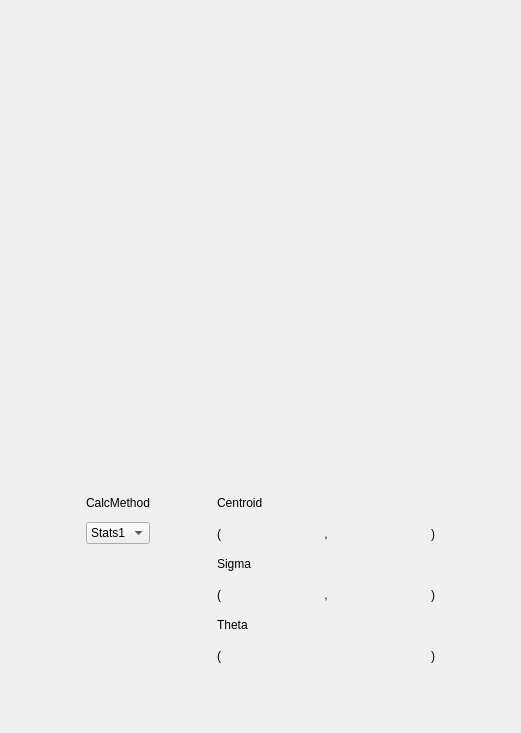
     <widget class="QWidget" name="Scrn41">
      <attribute name="title">
       <string> Scrn 4.1 </string>
      </attribute>
      <layout class="QVBoxLayout" name="verticalLayout_14">
       <item>
        <spacer name="verticalSpacer_10">
         <property name="orientation">
          <enum>Qt::Vertical</enum>
         </property>
         <property name="sizeHint" stdset="0">
          <size>
           <width>20</width>
           <height>40</height>
          </size>
         </property>
        </spacer>
       </item>
       <item>
        <widget class="QWidget" name="widget_Scrn41" native="true">
         <property name="minimumSize">
          <size>
           <width>0</width>
           <height>0</height>
          </size>
         </property>
         <layout class="QGridLayout" name="gridLayout_3">
          <property name="leftMargin">
           <number>0</number>
          </property>
          <property name="topMargin">
           <number>0</number>
          </property>
          <property name="rightMargin">
           <number>0</number>
          </property>
          <property name="bottomMargin">
           <number>0</number>
          </property>
          <item row="2" column="0" rowspan="3" colspan="2">
           <widget class="QWidget" name="widget_Calculations_Scrn41" native="true">
            <layout class="QGridLayout" name="gridLayout_71">
             <property name="horizontalSpacing">
              <number>0</number>
             </property>
             <item row="5" column="4" colspan="4">
              <widget class="QFrame" name="frame_Orientation_Scrn41">
               <property name="minimumSize">
                <size>
                 <width>100</width>
                 <height>35</height>
                </size>
               </property>
               <property name="frameShape">
                <enum>QFrame::NoFrame</enum>
               </property>
               <property name="frameShadow">
                <enum>QFrame::Raised</enum>
               </property>
               <widget class="PyDMLabel" name="PyDMLabel_Stats2Orientation_Scrn41">
                <property name="geometry">
                 <rect>
                  <x>80</x>
                  <y>10</y>
                  <width>80</width>
                  <height>18</height>
                 </rect>
                </property>
                <property name="toolTip">
                 <string/>
                </property>
                <property name="whatsThis">
                 <string/>
                </property>
                <property name="alignment">
                 <set>Qt::AlignCenter</set>
                </property>
               </widget>
               <widget class="PyDMLabel" name="PyDMLabel_Stats1Orientation_Scrn41">
                <property name="geometry">
                 <rect>
                  <x>80</x>
                  <y>10</y>
                  <width>80</width>
                  <height>18</height>
                 </rect>
                </property>
                <property name="toolTip">
                 <string/>
                </property>
                <property name="whatsThis">
                 <string/>
                </property>
                <property name="alignment">
                 <set>Qt::AlignCenter</set>
                </property>
               </widget>
              </widget>
             </item>
             <item row="3" column="8">
              <widget class="QLabel" name="label_1_30">
               <property name="styleSheet">
                <string notr="true">font: 14pt &quot;Ubuntu&quot;;</string>
               </property>
               <property name="text">
                <string>)</string>
               </property>
              </widget>
             </item>
             <item row="5" column="8">
              <widget class="QLabel" name="label_1_37">
               <property name="styleSheet">
                <string notr="true">font: 14pt &quot;Ubuntu&quot;;</string>
               </property>
               <property name="text">
                <string>)</string>
               </property>
              </widget>
             </item>
             <item row="0" column="1">
              <widget class="QLabel" name="label_CalcMethod_Scrn41">
               <property name="text">
                <string>CalcMethod</string>
               </property>
              </widget>
             </item>
             <item row="3" column="4">
              <widget class="QFrame" name="frame_SigmaX_Scrn41">
               <property name="minimumSize">
                <size>
                 <width>100</width>
                 <height>35</height>
                </size>
               </property>
               <property name="frameShape">
                <enum>QFrame::NoFrame</enum>
               </property>
               <property name="frameShadow">
                <enum>QFrame::Raised</enum>
               </property>
               <widget class="PyDMLabel" name="PyDMLabel_Stats2SigmaX_Scrn41">
                <property name="geometry">
                 <rect>
                  <x>10</x>
                  <y>10</y>
                  <width>80</width>
                  <height>18</height>
                 </rect>
                </property>
                <property name="toolTip">
                 <string/>
                </property>
                <property name="whatsThis">
                 <string/>
                </property>
               </widget>
               <widget class="PyDMLabel" name="PyDMLabel_Stats1SigmaX_Scrn41">
                <property name="geometry">
                 <rect>
                  <x>10</x>
                  <y>10</y>
                  <width>80</width>
                  <height>18</height>
                 </rect>
                </property>
                <property name="toolTip">
                 <string/>
                </property>
                <property name="whatsThis">
                 <string/>
                </property>
               </widget>
              </widget>
             </item>
             <item row="1" column="7">
              <widget class="QFrame" name="frame_CentroidY_Scrn41">
               <property name="minimumSize">
                <size>
                 <width>100</width>
                 <height>35</height>
                </size>
               </property>
               <property name="frameShape">
                <enum>QFrame::NoFrame</enum>
               </property>
               <property name="frameShadow">
                <enum>QFrame::Raised</enum>
               </property>
               <widget class="PyDMLabel" name="PyDMLabel_Stats1CentroidY_Scrn41">
                <property name="geometry">
                 <rect>
                  <x>10</x>
                  <y>10</y>
                  <width>80</width>
                  <height>18</height>
                 </rect>
                </property>
                <property name="toolTip">
                 <string/>
                </property>
                <property name="whatsThis">
                 <string/>
                </property>
               </widget>
               <widget class="PyDMLabel" name="PyDMLabel_Stats2CentroidY_Scrn41">
                <property name="geometry">
                 <rect>
                  <x>10</x>
                  <y>10</y>
                  <width>80</width>
                  <height>18</height>
                 </rect>
                </property>
                <property name="toolTip">
                 <string/>
                </property>
                <property name="whatsThis">
                 <string/>
                </property>
               </widget>
              </widget>
             </item>
             <item row="4" column="3" colspan="6">
              <widget class="QLabel" name="label_Theta_Scrn41">
               <property name="text">
                <string>Theta</string>
               </property>
              </widget>
             </item>
             <item row="3" column="6">
              <widget class="QLabel" name="label_1_42">
               <property name="styleSheet">
                <string notr="true">font: 14pt &quot;Ubuntu&quot;;</string>
               </property>
               <property name="text">
                <string> , </string>
               </property>
              </widget>
             </item>
             <item row="0" column="3" colspan="6">
              <widget class="QLabel" name="label_Centroid_Scrn41">
               <property name="text">
                <string>Centroid</string>
               </property>
              </widget>
             </item>
             <item row="3" column="7">
              <widget class="QFrame" name="frame_SigmaY_Scrn41">
               <property name="minimumSize">
                <size>
                 <width>100</width>
                 <height>35</height>
                </size>
               </property>
               <property name="frameShape">
                <enum>QFrame::NoFrame</enum>
               </property>
               <property name="frameShadow">
                <enum>QFrame::Raised</enum>
               </property>
               <widget class="PyDMLabel" name="PyDMLabel_Stats2SigmaY_Scrn41">
                <property name="geometry">
                 <rect>
                  <x>10</x>
                  <y>10</y>
                  <width>80</width>
                  <height>18</height>
                 </rect>
                </property>
                <property name="toolTip">
                 <string/>
                </property>
                <property name="whatsThis">
                 <string/>
                </property>
               </widget>
               <widget class="PyDMLabel" name="PyDMLabel_Stats1SigmaY_Scrn41">
                <property name="geometry">
                 <rect>
                  <x>10</x>
                  <y>10</y>
                  <width>80</width>
                  <height>18</height>
                 </rect>
                </property>
                <property name="toolTip">
                 <string/>
                </property>
                <property name="whatsThis">
                 <string/>
                </property>
               </widget>
              </widget>
             </item>
             <item row="1" column="1">
              <widget class="PyDMEnumComboBox" name="PyDMEnumComboBox_CalcMethod_Scrn41">
               <property name="enabled">
                <bool>true</bool>
               </property>
               <property name="sizePolicy">
                <sizepolicy hsizetype="Preferred" vsizetype="Maximum">
                 <horstretch>0</horstretch>
                 <verstretch>0</verstretch>
                </sizepolicy>
               </property>
               <property name="toolTip">
                <string/>
               </property>
               <property name="whatsThis">
                <string/>
               </property>
               <item>
                <property name="text">
                 <string>Stats1</string>
                </property>
               </item>
               <item>
                <property name="text">
                 <string>Stats2</string>
                </property>
               </item>
              </widget>
             </item>
             <item row="2" column="3" colspan="6">
              <widget class="QLabel" name="label_Sigma_Scrn41">
               <property name="text">
                <string>Sigma</string>
               </property>
              </widget>
             </item>
             <item row="3" column="3">
              <widget class="QLabel" name="label_1_38">
               <property name="styleSheet">
                <string notr="true">font: 14pt &quot;Ubuntu&quot;;</string>
               </property>
               <property name="text">
                <string>(</string>
               </property>
              </widget>
             </item>
             <item row="1" column="6">
              <widget class="QLabel" name="label_1_20">
               <property name="styleSheet">
                <string notr="true">font: 14pt &quot;Ubuntu&quot;;</string>
               </property>
               <property name="text">
                <string> , </string>
               </property>
              </widget>
             </item>
             <item row="5" column="3">
              <widget class="QLabel" name="label_1_39">
               <property name="styleSheet">
                <string notr="true">font: 14pt &quot;Ubuntu&quot;;</string>
               </property>
               <property name="text">
                <string>(</string>
               </property>
              </widget>
             </item>
             <item row="1" column="9">
              <spacer name="horizontalSpacer_12">
               <property name="orientation">
                <enum>Qt::Horizontal</enum>
               </property>
               <property name="sizeHint" stdset="0">
                <size>
                 <width>40</width>
                 <height>20</height>
                </size>
               </property>
              </spacer>
             </item>
             <item row="1" column="4">
              <widget class="QFrame" name="frame_CentroidX_Scrn41">
               <property name="minimumSize">
                <size>
                 <width>100</width>
                 <height>35</height>
                </size>
               </property>
               <property name="frameShape">
                <enum>QFrame::NoFrame</enum>
               </property>
               <property name="frameShadow">
                <enum>QFrame::Raised</enum>
               </property>
               <widget class="PyDMLabel" name="PyDMLabel_Stats2CentroidX_Scrn41">
                <property name="geometry">
                 <rect>
                  <x>10</x>
                  <y>10</y>
                  <width>80</width>
                  <height>18</height>
                 </rect>
                </property>
                <property name="toolTip">
                 <string/>
                </property>
                <property name="whatsThis">
                 <string/>
                </property>
               </widget>
               <widget class="PyDMLabel" name="PyDMLabel_Stats1CentroidX_Scrn41">
                <property name="geometry">
                 <rect>
                  <x>10</x>
                  <y>10</y>
                  <width>80</width>
                  <height>18</height>
                 </rect>
                </property>
                <property name="toolTip">
                 <string/>
                </property>
                <property name="whatsThis">
                 <string/>
                </property>
               </widget>
              </widget>
             </item>
             <item row="1" column="3">
              <widget class="QLabel" name="label_1_40">
               <property name="styleSheet">
                <string notr="true">font: 14pt &quot;Ubuntu&quot;;</string>
               </property>
               <property name="text">
                <string>(</string>
               </property>
              </widget>
             </item>
             <item row="1" column="2">
              <spacer name="horizontalSpacer_13">
               <property name="orientation">
                <enum>Qt::Horizontal</enum>
               </property>
               <property name="sizeHint" stdset="0">
                <size>
                 <width>40</width>
                 <height>20</height>
                </size>
               </property>
              </spacer>
             </item>
             <item row="1" column="8">
              <widget class="QLabel" name="label_1_41">
               <property name="styleSheet">
                <string notr="true">font: 14pt &quot;Ubuntu&quot;;</string>
               </property>
               <property name="text">
                <string>)</string>
               </property>
              </widget>
             </item>
             <item row="1" column="0">
              <spacer name="horizontalSpacer_14">
               <property name="orientation">
                <enum>Qt::Horizontal</enum>
               </property>
               <property name="sizeHint" stdset="0">
                <size>
                 <width>40</width>
                 <height>20</height>
                </size>
               </property>
              </spacer>
             </item>
            </layout>
           </widget>
          </item>
          <item row="0" column="0" colspan="2">
           <widget class="PyDMImageView" name="PyDMImageView_Scrn41">
            <property name="minimumSize">
             <size>
              <width>499</width>
              <height>390</height>
             </size>
            </property>
            <property name="maximumSize">
             <size>
              <width>499</width>
              <height>390</height>
             </size>
            </property>
            <property name="toolTip">
             <string/>
            </property>
            <property name="whatsThis">
             <string/>
            </property>
            <property name="imageChannel" stdset="0">
             <string>ca://TS-04:DI-Scrn-1:&amp;&amp;dataarray$$</string>
            </property>
            <property name="widthChannel" stdset="0">
             <string>ca://TS-04:DI-Scrn-1:$$width$$</string>
            </property>
           </widget>
          </item>
          <item row="1" column="0" colspan="2">
           <spacer name="verticalSpacer_11">
            <property name="orientation">
             <enum>Qt::Vertical</enum>
            </property>
            <property name="sizeHint" stdset="0">
             <size>
              <width>20</width>
              <height>40</height>
             </size>
            </property>
           </spacer>
          </item>
         </layout>
        </widget>
       </item>
       <item>
        <spacer name="verticalSpacer_12">
         <property name="orientation">
          <enum>Qt::Vertical</enum>
         </property>
         <property name="sizeHint" stdset="0">
          <size>
           <width>20</width>
           <height>40</height>
          </size>
         </property>
        </spacer>
       </item>
      </layout>
     </widget>
